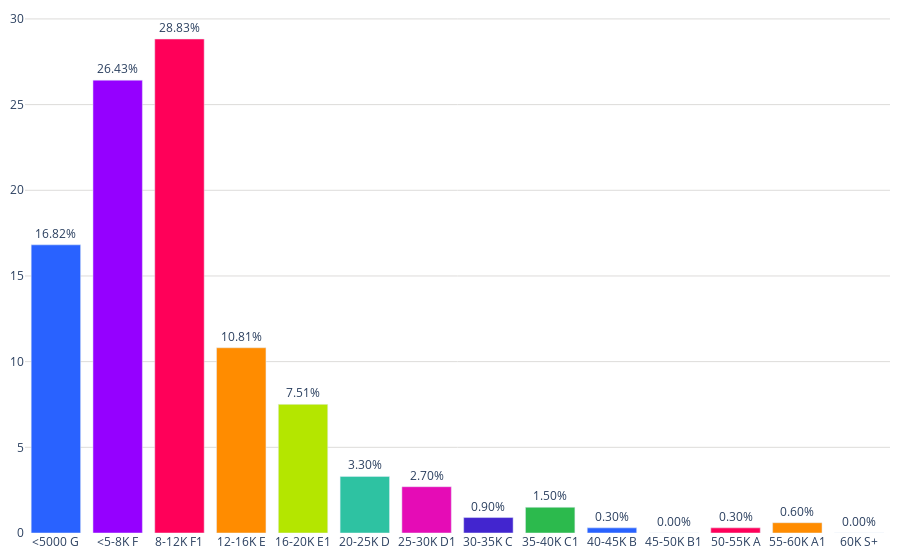

Notebook cell for this chart:
### Code cell
colores = ['#2962ff', '#9500ff', '#ff0059', '#ff8c00', '#b4e600', '#2EC2A2','#E50CB6','#4225CF','#2CBA4D','#2962ff', '#9500ff', '#ff0059', '#ff8c00', '#b4e600']

fig = go.Figure()
fig.add_trace(go.Bar(
    x=posiciones_salariosparejas['Categoria_Pareja'],  # Eje x: Categoría
    y=posiciones_salariosparejas['porcentaje'],  # Eje y: porcentaje
    text=posiciones_salariosparejas['porcentaje'].apply(lambda x: f'{x:.2f}%'),  # Texto con el formato deseado
    textposition='outside',  # Posición del texto (parte superior de las barras)
    marker_color=colores,  # Especifica los colores de las barras
))
fig.update_layout(
    #title='Mercado salario por pareja',  # Título de la gráfica
    title_x=0.5,
    yaxis=dict(
        #title='%',  # Título del eje y
        gridcolor='#dddcda', # Color de las líneas que dividen los rangos del eje Y
        gridwidth=1, # Ancho de las líneas que dividen los rangos del eje Y
    ),margin=dict(l=10, r=10, t=10, b=10),  # Ajusta los márgenes (left, right, top, bottom)        
    plot_bgcolor='rgba(0,0,0,0)',  # Color de fondo del gráfico
)

# Exportar gráfica como archivo HTML
def guardar_grafico_como_html(fig, nombre_archivo,  carpeta='assets/graficas'):
    if not os.path.exists(carpeta): 
        os.makedirs(carpeta) # Crear la carpeta si no existe
    
    # Gráfica como archivo HTML en la carpeta especificada
    pio.write_html(fig, f'{carpeta}/{nombre_archivo}.html')

# Exportar
guardar_grafico_como_html(fig, 'g_bar_mercadosalario_parejas',  carpeta='assets/graficas')

fig.show()

### Figure 1 — Plotly figure (JSON) as saved in the notebook; plotly's stock layout.template omitted (floating-point values rounded to 4 significant figures)
{"data": [{"marker": {"color": ["#2962ff", "#9500ff", "#ff0059", "#ff8c00", "#b4e600", "#2EC2A2", "#E50CB6", "#4225CF", "#2CBA4D", "#2962ff", "#9500ff", "#ff0059", "#ff8c00", "#b4e600"]}, "text": ["16.82%", "26.43%", "28.83%", "10.81%", "7.51%", "3.30%", "2.70%", "0.90%", "1.50%", "0.30%", "0.00%", "0.30%", "0.60%", "0.00%"], "textposition": "outside", "type": "bar", "x": ["<5000 G", "<5-8K F", "8-12K F1", "12-16K E", "16-20K E1", "20-25K D", "25-30K D1", "30-35K C", "35-40K C1", "40-45K B", "45-50K B1", "50-55K A", "55-60K A1", "60K S+"], "y": [16.82, 26.43, 28.83, 10.81, 7.508, 3.303, 2.703, 0.9009, 1.502, 0.3003, 0, 0.3003, 0.6006, 0]}], "layout": {"margin": {"b": 10, "l": 10, "r": 10, "t": 10}, "plot_bgcolor": "rgba(0,0,0,0)", "title": {"x": 0.5}, "yaxis": {"gridcolor": "#dddcda", "gridwidth": 1}}}
